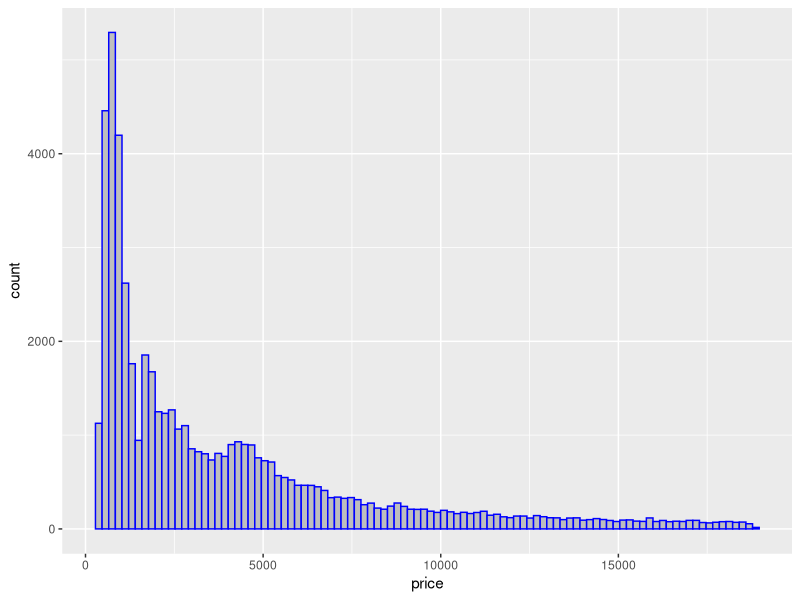
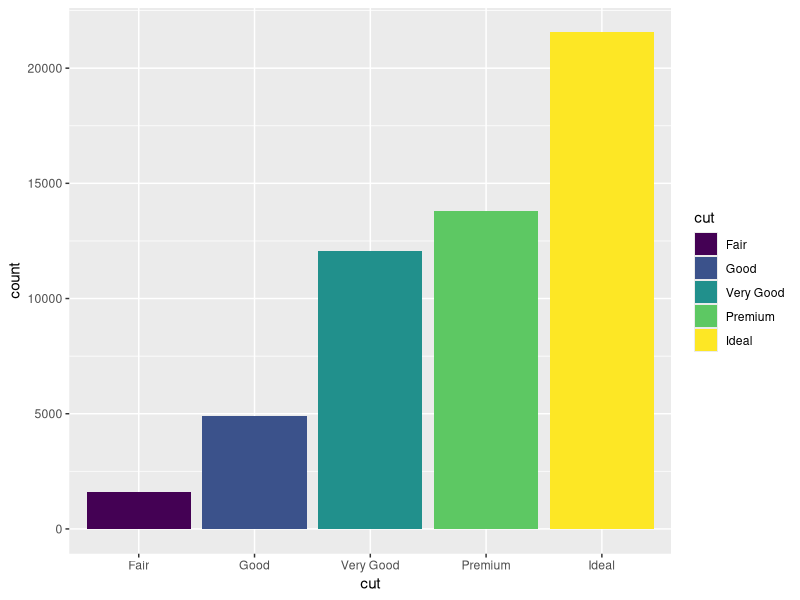
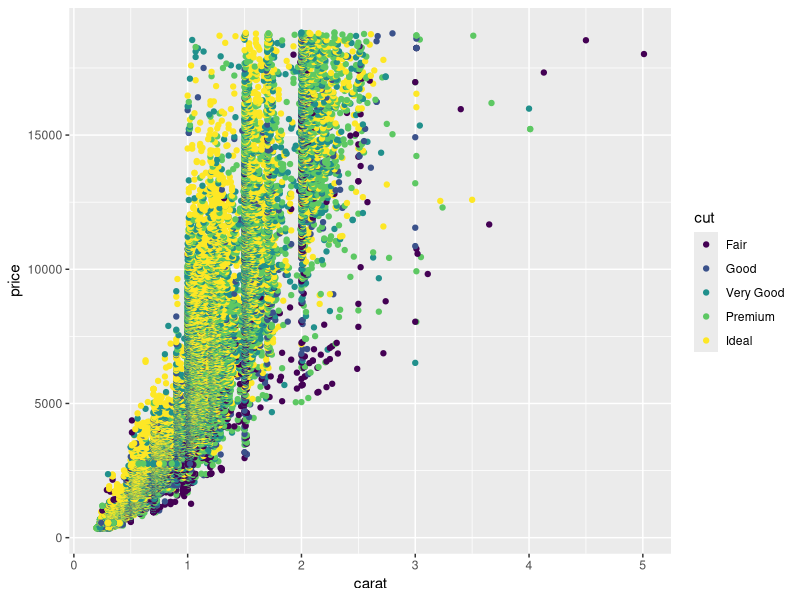
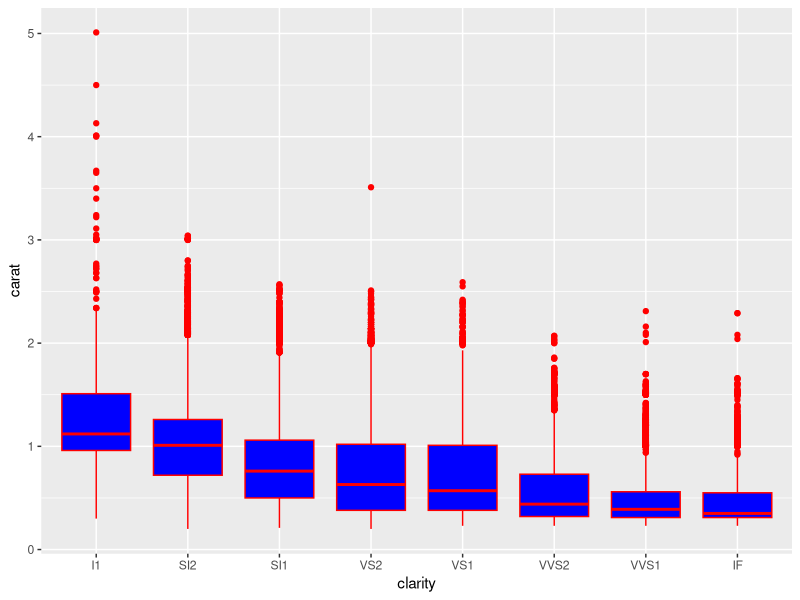
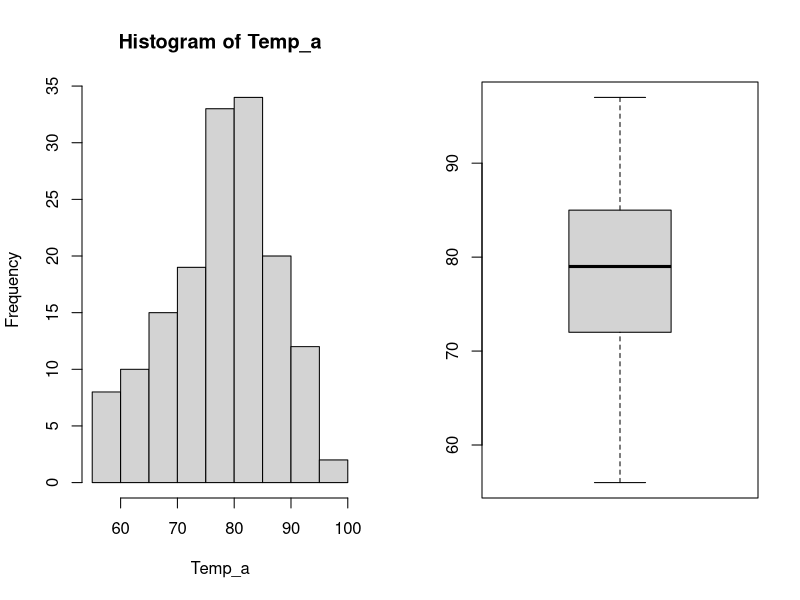
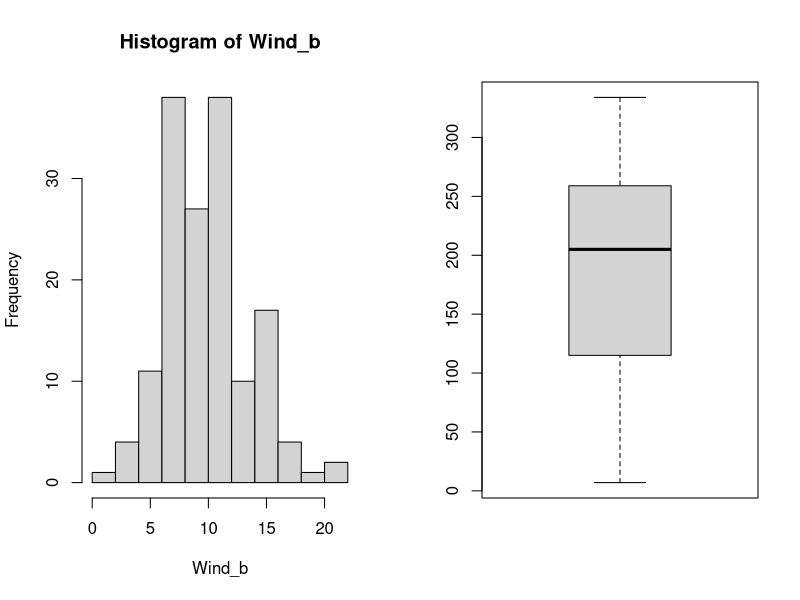

R code for these plots, in order: (Note: this script raises an error after producing the figures.)
install.packages("ggplot2")
library(ggplot2)
data()
View(diamonds)
#histogran
ggplot (data =diamonds,aes(x=price))+geom_histogram(fill ="grey",col="blue",bins=100)
#geom_bar is used for categorical value
#bar_plot
ggplot(data = diamonds,aes(x=cut,fill=cut))+geom_bar()
#scatterplot it is 
ggplot(data=diamonds,aes(x=carat,y=price,col=cut))+geom_point(fill="blue")
#box_plot
ggplot(data = diamonds,aes(x=clarity,y=carat))+geom_boxplot(fill="blue",col="red")
#multi plot
data("airquality")
View(airquality)
Temp_a <- airquality$Temp
Ozone_a <- airquality$Ozone
par(mfcol=c(1,2))
hist(Temp_a)
boxplot(Temp_a,Horizontal=TRUE)
Wind_b <- airquality$Wind
Solar_B <- airquality$Solar.R
hist(Wind_b)
boxplot(Solar_B,Horizontal=TRUE)
par(mfrow=c(1,2))
data(iris)
View(iris)
ggplot(iris,aes(x=Sepal.Length,y=Petal.Length,group= class))+geom_point()
scatt_plot2
#scatt_plot2+theme(legend.text = element_text(colour = "blue",size=9))

scatt_plot2+annotate("rect",xmin= 5,ymin =2,xmax = 8,ymax = 6,alpha=0.5)